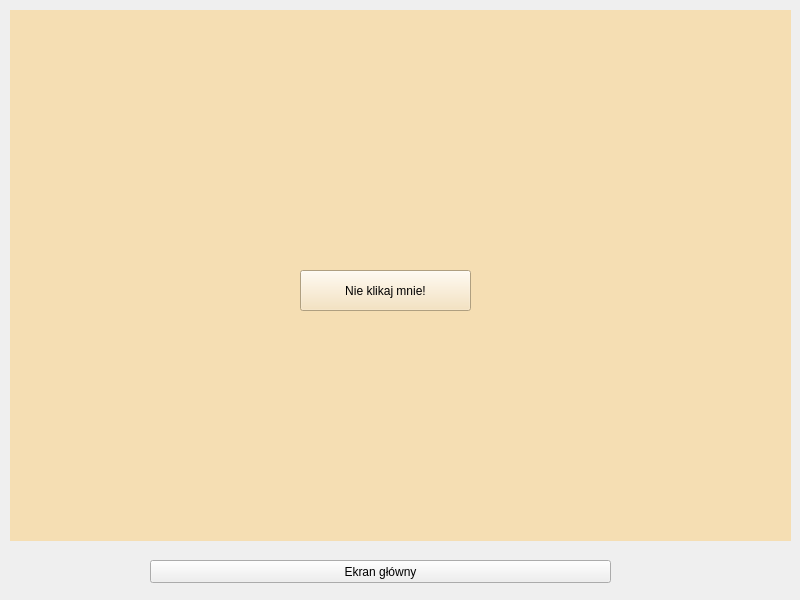
<?xml version="1.0" encoding="UTF-8"?>
<ui version="4.0">
 <class>MainWindow</class>
 <widget class="QMainWindow" name="MainWindow">
  <property name="geometry">
   <rect>
    <x>0</x>
    <y>0</y>
    <width>800</width>
    <height>600</height>
   </rect>
  </property>
  <property name="windowTitle">
   <string>MainWindow</string>
  </property>
  <widget class="QWidget" name="centralwidget">
   <property name="minimumSize">
    <size>
     <width>800</width>
     <height>600</height>
    </size>
   </property>
   <property name="maximumSize">
    <size>
     <width>800</width>
     <height>600</height>
    </size>
   </property>
   <widget class="QStackedWidget" name="stackedWidget">
    <property name="geometry">
     <rect>
      <x>10</x>
      <y>10</y>
      <width>781</width>
      <height>531</height>
     </rect>
    </property>
    <widget class="QWidget" name="page">
     <property name="styleSheet">
      <string notr="true">background-color: Wheat</string>
     </property>
     <widget class="QPushButton" name="Screen1pushButton">
      <property name="geometry">
       <rect>
        <x>290</x>
        <y>260</y>
        <width>171</width>
        <height>41</height>
       </rect>
      </property>
      <property name="text">
       <string>Nie klikaj mnie!</string>
      </property>
     </widget>
    </widget>
    <widget class="QWidget" name="page_2">
     <property name="styleSheet">
      <string notr="true">background-color: SkyBlue</string>
     </property>
     <widget class="QLabel" name="label">
      <property name="geometry">
       <rect>
        <x>260</x>
        <y>250</y>
        <width>211</width>
        <height>41</height>
       </rect>
      </property>
      <property name="font">
       <font>
        <pointsize>8</pointsize>
       </font>
      </property>
      <property name="frameShape">
       <enum>QFrame::Box</enum>
      </property>
      <property name="text">
       <string>i co zrobiłeś?</string>
      </property>
      <property name="alignment">
       <set>Qt::AlignCenter</set>
      </property>
     </widget>
     <widget class="QPushButton" name="screen2pushButton">
      <property name="geometry">
       <rect>
        <x>260</x>
        <y>300</y>
        <width>211</width>
        <height>23</height>
       </rect>
      </property>
      <property name="text">
       <string>Powrót</string>
      </property>
     </widget>
    </widget>
   </widget>
   <widget class="QPushButton" name="mainPushButton">
    <property name="geometry">
     <rect>
      <x>150</x>
      <y>560</y>
      <width>461</width>
      <height>23</height>
     </rect>
    </property>
    <property name="text">
     <string>Ekran główny</string>
    </property>
   </widget>
  </widget>
 </widget>
 <resources/>
 <connections/>
</ui>
